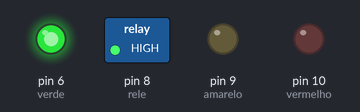
Simulated run of this program. Board: Arduino Uno, built with avr-gcc and run on an emulated ATmega328P. Shown: switched loads named in the program (green lamp = pin HIGH), output pins drawn as LEDs (lit = HIGH).

Above: at 2.5 s.
At 6.0 s:
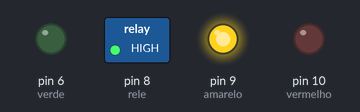
At 9.5 s:
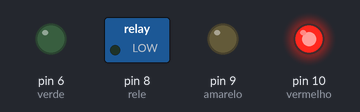
Timing chart, 0 to 15.6 s (numbered marks = the images above):
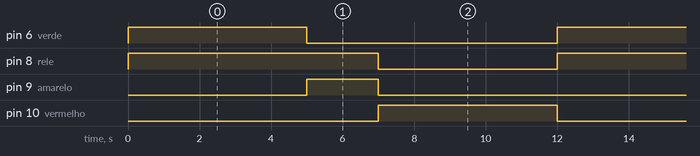

The program:

main.cpp
```cpp
#include <Arduino.h>
const int rele = 8;
const int vermelho = 10;
const int amarelo = 9;
const int verde = 6;

void setup() {
  pinMode(rele, OUTPUT);
  pinMode(vermelho, OUTPUT);
  pinMode(amarelo, OUTPUT);
  pinMode(verde, OUTPUT);

  digitalWrite(rele, LOW);
}

void loop() {

  // VERDE + relé ligado
  digitalWrite(verde, HIGH);
  digitalWrite(amarelo, LOW);
  digitalWrite(vermelho, LOW);
  digitalWrite(rele, HIGH);

  delay(5000);

  // AMARELO
  digitalWrite(verde, LOW);
  digitalWrite(amarelo, HIGH);

  delay(2000);

  // VERMELHO + relé desligado
  digitalWrite(amarelo, LOW);
  digitalWrite(vermelho, HIGH);
  digitalWrite(rele, LOW);

  delay(5000);
}
```

Measured:
- by itself, pin 6 (verde), pin 10 (vermelho): alternates HIGH for 5.0 s and LOW for 7.0 s
- by itself, pin 8 (rele): alternates HIGH for 7.0 s and LOW for 5.0 s
- by itself, pin 9 (amarelo): alternates HIGH for 2.0 s and LOW for 10.0 s
